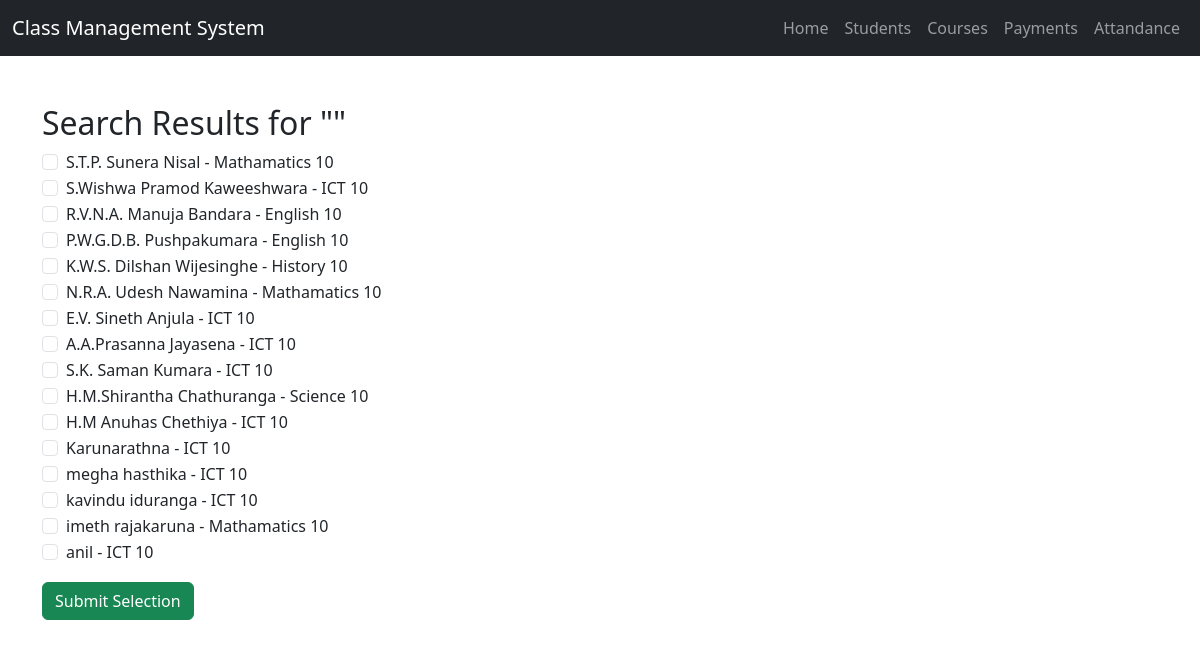
Page /payments/search_results.php on the committed database.
### tables this page shows
CREATE TABLE `student` (
  `id` int(11) NOT NULL,
  `name` varchar(150) NOT NULL,
  `email` varchar(150) NOT NULL,
  `phone` varchar(150) NOT NULL,
  `dob` date NOT NULL,
  `course_id` int(11) DEFAULT NULL
);

CREATE TABLE `course` (
  `id` int(11) NOT NULL,
  `name` varchar(150) NOT NULL,
  `duration` varchar(150) NOT NULL
);

### payments/search_results.php (the view, shortened to what this page needs)
<?php
include 'header.php';
include 'db.php';
$searchQuery = isset($_GET['searchQuery']) ? $_GET['searchQuery'] : '';
$searchQuerySafe = '%' . $conn->real_escape_string($searchQuery) . '%';
$sql = "SELECT student.id, student.name, course.name AS course_name, course.id AS course_id
        FROM student
        JOIN course ON student.course_id = course.id
        WHERE student.name LIKE ?";
$stmt = $conn->prepare($sql);
$stmt->bind_param("s", $searchQuerySafe);
$stmt->execute();
$result = $stmt->get_result();
?>
<div class="container mt-5">
    <h2>Search Results for "<?php echo htmlspecialchars($searchQuery); ?>"</h2>
    <form action="process_selection.php" method="POST">
        <?php
        if ($result->num_rows > 0) {
            while ($row = $result->fetch_assoc()) {
                echo '<div class="form-check">
                          <input class="form-check-input" type="checkbox" name="studentIds[]" value="' . $row['id'] . '">
                          <input type="hidden" name="course_ids[' . $row['id'] . ']" value="' . $row['course_id'] . '">
                          <label class="form-check-label">' . htmlspecialchars($row['name']) . ' - ' . htmlspecialchars($row['course_name']) . '</label>
                      </div>';
            }
            echo '<button type="submit" class="btn btn-success mt-3">Submit Selection</button>';
        } else {
            echo "No results found.";
        }
        ?>
    </form>
</div>
</body>
</html>

### rows in the picture
student: name "S.T.P. Sunera Nisal", course.name "Mathamatics 10"
student: name "S.Wishwa Pramod Kaweeshwara", course.name "ICT 10"
student: name "R.V.N.A. Manuja Bandara", course.name "English 10"
student: name "P.W.G.D.B. Pushpakumara", course.name "English 10"
student: name "K.W.S. Dilshan Wijesinghe", course.name "History 10"
student: name "N.R.A. Udesh Nawamina", course.name "Mathamatics 10"
student: name "E.V. Sineth Anjula", course.name "ICT 10"
student: name "A.A.Prasanna Jayasena", course.name "ICT 10"
student: name "S.K. Saman Kumara", course.name "ICT 10"
student: name "H.M.Shirantha Chathuranga", course.name "Science 10"
student: name "H.M Anuhas Chethiya", course.name "ICT 10"
student: name "Karunarathna", course.name "ICT 10"
student: name "megha hasthika", course.name "ICT 10"
student: name "kavindu iduranga", course.name "ICT 10"
student: name "imeth rajakaruna", course.name "Mathamatics 10"
student: name "anil", course.name "ICT 10"
